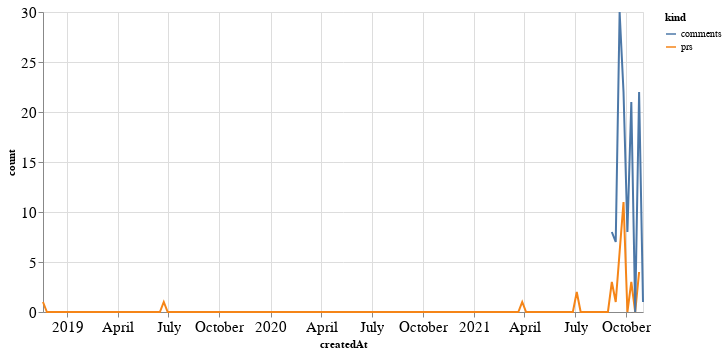

Notebook cell for this chart:
### Code cell
alt.Chart(total_time, width=600).mark_line().encode(
    x='createdAt',
    y='count',
    color='kind'
)

### Figure 1 — Vega-Lite specification as saved in the notebook (floating-point values rounded to 4 significant figures; data arrays with more than 128 entries replaced by an {"elided": "..."} marker saying what was removed)
{"config": {"axisLeft": {"labelFontSize": 15}, "axisBottom": {"labelFontSize": 15}}, "data": {"name": "data-35e1fc40a5d15b8622e67343e5872bfa"}, "mark": "line", "encoding": {"color": {"type": "nominal", "field": "kind"}, "x": {"type": "temporal", "field": "createdAt"}, "y": {"type": "quantitative", "field": "count"}}, "width": 600, "$schema": "https://vega.github.io/schema/vega-lite/v4.8.1.json", "datasets": {"data-35e1fc40a5d15b8622e67343e5872bfa": {"elided": "310 records"}}}
